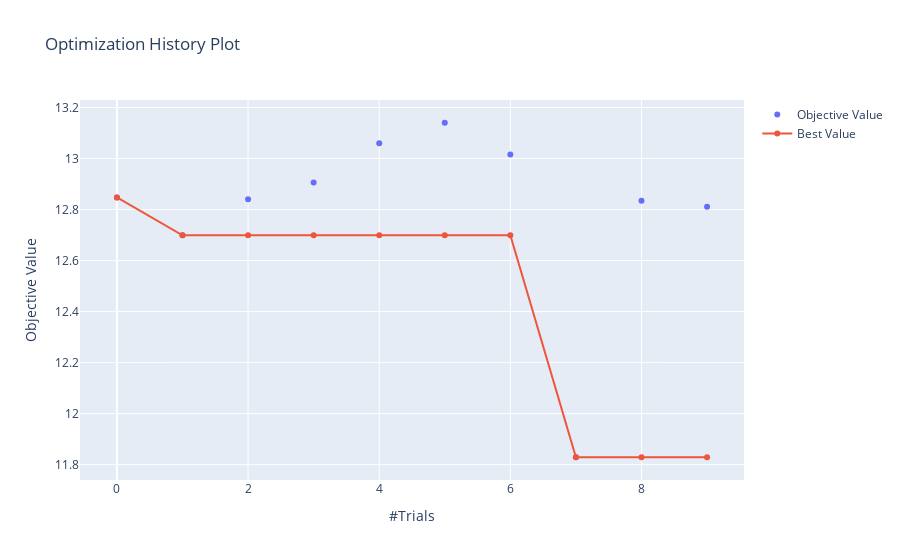

Notebook code cell kept with this figure:
### Code cell
optuna.visualization.plot_optimization_history(study)

### Figure 1 — Plotly figure (JSON) as saved in the notebook; plotly's stock layout.template omitted (floating-point values rounded to 4 significant figures)
{"data": [{"mode": "markers", "name": "Objective Value", "type": "scatter", "x": [0, 1, 2, 3, 4, 5, 6, 7, 8, 9], "y": [12.85, 12.7, 12.84, 12.91, 13.06, 13.14, 13.02, 11.83, 12.83, 12.81]}, {"name": "Best Value", "type": "scatter", "x": [0, 1, 2, 3, 4, 5, 6, 7, 8, 9], "y": [12.85, 12.7, 12.7, 12.7, 12.7, 12.7, 12.7, 11.83, 11.83, 11.83]}], "layout": {"title": {"text": "Optimization History Plot"}, "xaxis": {"title": {"text": "#Trials"}}, "yaxis": {"title": {"text": "Objective Value"}}}}
